Frame 1 (no input): blank canvas, image omitted
Frame 60 (no input): blank canvas, image omitted
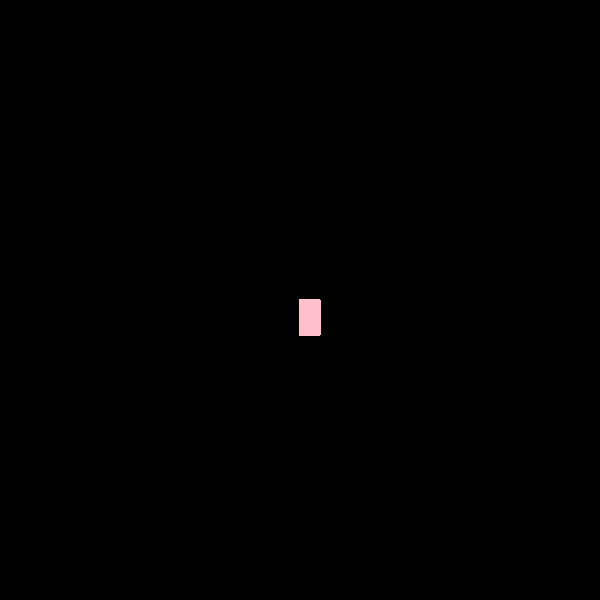
Frame 120 (the mouse pressed at the canvas centre since frame 60)

The p5.js sketch whose frames 1 and 60 were blank and that drew this single picture after the mouse press (run headless with seeded random() and noise() and a simulated clock; from frame 60 on, the mouse is pressed at the canvas centre):

// p5.js sketch
// ── sketch.js
function setup() {
    createCanvas(600, 600);
    background("black");
  }
  
  function draw() {
    stroke("pink");
    fill ("pink");
    
    if(mouseIsPressed){
      rect(mouseX, mouseY, 20, 35)
    }
    
  }
